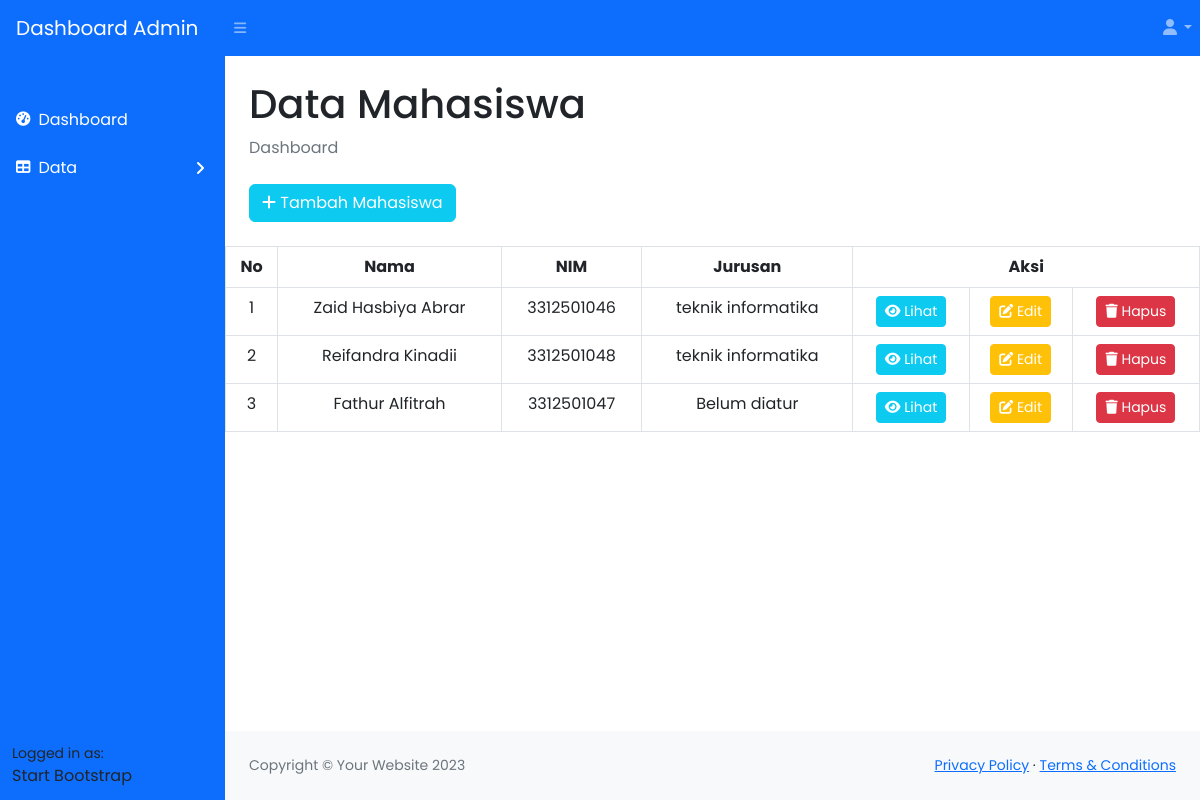
/dashboard/data_mahasiswa.php (signed in), run on the app's committed database.
### tables this page shows
CREATE TABLE `users` (
  `id` int(11) NOT NULL,
  `nama` varchar(100) NOT NULL,
  `username` varchar(255) NOT NULL,
  `password` varchar(255) NOT NULL,
  `foto_profil` varchar(255) DEFAULT NULL,
  `deskripsi_diri` varchar(255) DEFAULT NULL,
  `prestasi` varchar(255) DEFAULT NULL,
  `jurusan` enum('teknik mesin','teknik informatika','teknik elektro','manajemen bisnis') DEFAULT NULL,
  `role` enum('mahasiswa','dosen','admin') NOT NULL
);

### dashboard/data_mahasiswa.php (the view, shortened to what this page needs)
<?php
include '../koneksi.php';
$query = "SELECT * FROM users WHERE role='mahasiswa'";
$data = mysqli_query($koneksi, $query);
$result = mysqli_num_rows($data);
?>
<!DOCTYPE html>
<html lang="en">
    <head>
        <link href="https://cdn.jsdelivr.net/npm/simple-datatables@7.1.2/dist/style.min.css" rel="stylesheet" />
        <link href="css/styles.css" rel="stylesheet" />
        <link rel="stylesheet" href="https://cdnjs.cloudflare.com/ajax/libs/font-awesome/6.4.2/css/all.min.css" />
    </head>
    <body class="sb-nav-fixed">
        <nav class="sb-topnav navbar navbar-expand navbar-dark bg-primary">
            <a class="navbar-brand ps-3" href="dashboard.php">Dashboard Admin</a>
            <button class="btn btn-link btn-sm order-1 order-lg-0 me-4 me-lg-0" id="sidebarToggle" href="#!"><i class="fas fa-bars"></i></button>
            <ul class="navbar-nav ms-auto">
                <li class="nav-item dropdown">
                    <a class="nav-link dropdown-toggle" id="navbarDropdown" href="#" role="button" data-bs-toggle="dropdown" aria-expanded="false"><i class="fas fa-user fa-fw"></i></a>
                </li>
            </ul>
        </nav>
        <div id="layoutSidenav">
            <div id="layoutSidenav_nav">
                <nav class="sb-sidenav accordion bg-primary" id="sidenavAccordion">
                    <div class="sb-sidenav-menu">
                        <div class="nav">
                            <div class="sb-sidenav-menu-heading"></div>
                            <a class="nav-link text-white" href="dashboard.php">
                                <div class="sb-nav-link-icon"><i class="fa-solid fa-tachometer-alt"></i></div>
                                Dashboard
                            </a>
                            <a class="nav-link collapsed text-white" href="#" data-bs-toggle="collapse" data-bs-target="#collapseLayouts" aria-expanded="false" aria-controls="collapseLayouts">
                                <div class="sb-nav-link-icon"><i class="fas fa-table"></i></div>
                                Data
                                <div class="sb-sidenav-collapse-arrow"><i class="fas fa-angle-down"></i></div>
                            </a>
                        </div>
                    </div>
                    <div class="sb-sidenav-footer">
                        <div class="small">Logged in as:</div>
                        Start Bootstrap
                    </div>
                </nav>
            </div>
            <div id="layoutSidenav_content">
                <main>
                    <div class="container-fluid px-4">
                        <h1 class="mt-4">Data Mahasiswa</h1>
                        <ol class="breadcrumb mb-4">
                            <li class="breadcrumb-item active">Dashboard</li>
                        </ol>
                        <a href="tambah_mahasiswa.php" class="btn btn-info text-white mb-4">
    <i class="fas fa-plus"></i> Tambah Mahasiswa
  </a>
                    </div>
                    <div class="table-responsive">
                   <table class="table table-bordered text-center">
    <tr>
        <th>No</th>
        <th>Nama</th>
        <th>NIM</th>
        <th>Jurusan</th>
        <th colspan="3">Aksi</th>
    </tr>
    <?php
    if ($result > 0) {
        $no = 1;
        while ($row = mysqli_fetch_assoc($data)) :
    ?>
    <tr>
        <td><?= $no++; ?></td>
        <td><?= $row['nama']; ?></td>
        <td><?= $row['username']; ?></td>
        <td><?= !empty($row['jurusan']) ? $row['jurusan'] : 'Belum diatur'; ?></td>
        <td>
            <button class="btn btn-info btn-sm text-white" data-bs-toggle="modal" data-bs-target="#modalLihat<?= $row['id']; ?>">
                <i class="fas fa-eye"></i> Lihat
            </button>
        </td>
        <td>
            <a href="edit_mahasiswa.php?id=<?= $row['id']; ?>" class="btn btn-warning btn-sm text-white">
                <i class="fas fa-edit"></i> Edit
            </a>
        </td>
        <td>
            <a onclick="return confirm('Yakin ingin menghapus?')" href="hapus_mahasiswa.php?id=<?= $row['id']; ?>" class="btn btn-danger btn-sm">
                <i class="fas fa-trash"></i> Hapus
            </a>
        </td>
    </tr>
    <?php endwhile; } else { ?>
    <tr>
        <td colspan="7" class="text-center text-muted">Tidak ada data mahasiswa</td>
    </tr>
    <?php } ?>
</table>
                    </div>
                </main>
                <footer class="py-4 bg-light mt-auto">
                    <div class="container-fluid px-4">
                        <div class="d-flex align-items-center justify-content-between small">
                            <div class="text-muted">Copyright &copy; Your Website 2023</div>
                            <div>
                                <a href="#">Privacy Policy</a>
                                &middot;
                                <a href="#">Terms &amp; Conditions</a>
                            </div>
                        </div>
                    </div>
                </footer>
            </div>
        </div>
    </body>
</html>

### data on the page
users: nama "Zaid Hasbiya Abrar", username "3312501046", jurusan "teknik informatika"
users: nama "Reifandra Kinadii", username "3312501048", jurusan "teknik informatika"
users: nama "Fathur Alfitrah", username "3312501047", shows "Belum diatur"
